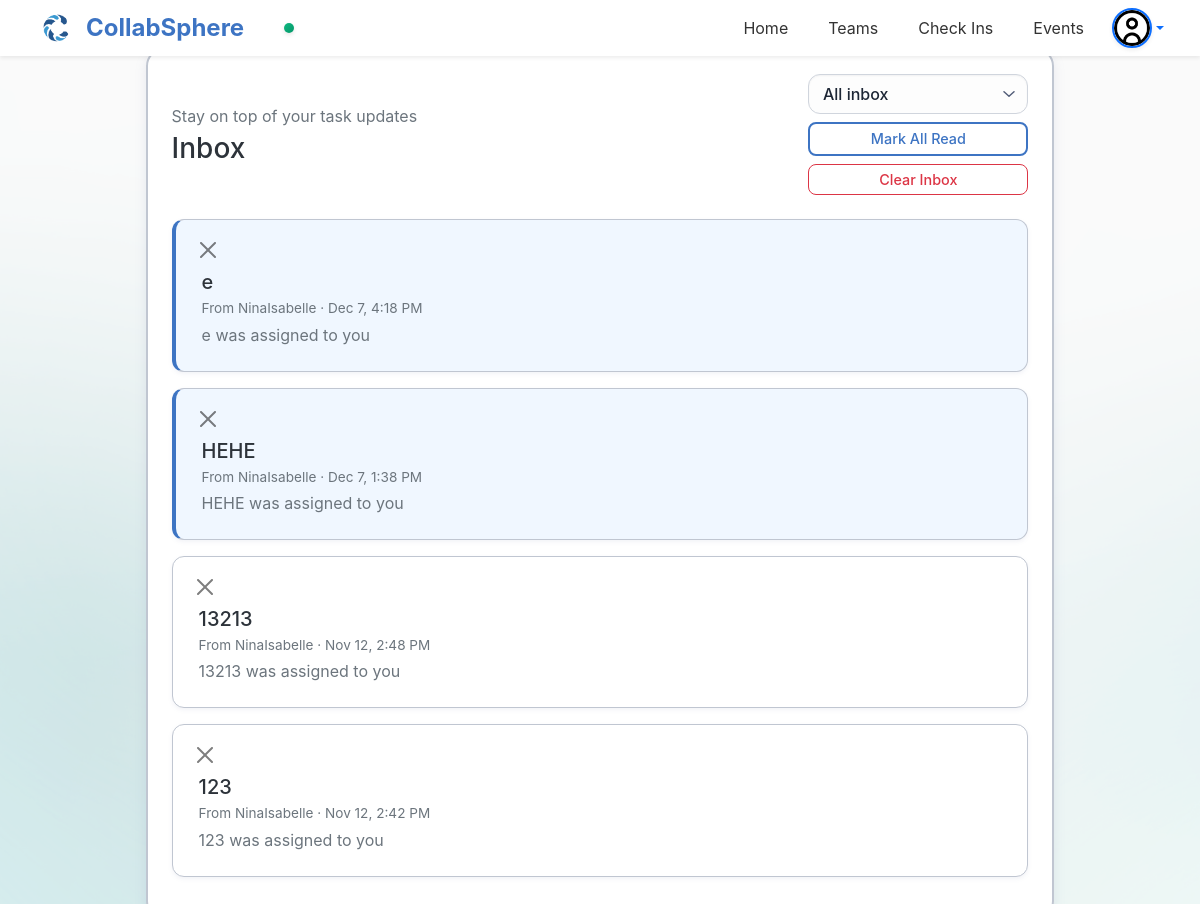
/notifications/ (signed in), run on the app's committed database.
### notifications_app_collabsphere/models.py (models this page shows, shortened)
class Notification(models.Model):
    NOTIFICATION_TYPES = (
        ('task', 'Task Assignment'),
        ('team', 'Team Invitation'),
        ('event', 'Calendar Event'),
        ('comment', 'Task Comment'),
    )
    recipient = models.ForeignKey(User, on_delete=models.CASCADE, related_name='notifications')
    sender = models.ForeignKey(User, on_delete=models.SET_NULL, null=True, related_name='sent_notifications')
    notification_type = models.CharField(max_length=20, choices=NOTIFICATION_TYPES)
    title = models.CharField(max_length=255)
    message = models.TextField()
    description = models.TextField(null=True, blank=True)
    read = models.BooleanField(default=False)
    created_at = models.DateTimeField(auto_now_add=True)
    deadline = models.DateTimeField(null=True, blank=True)
    related_object_id = models.IntegerField(null=True)
    related_object_url = models.CharField(max_length=255, null=True, blank=True) # Added blank=True
    supabase_id = models.IntegerField(null=True, blank=True)
    class Meta:
        ordering = ['-created_at']

### registration_app_collabsphere/models.py (models this page shows, shortened)
class CustomUser(AbstractUser):
    supabase_id = models.CharField(max_length=255, unique=True, null=True, blank=True)

### notifications_app_collabsphere/views.py (the view)
# urls.py: path('', views.notifications_list, name='list'),
@login_required
def notifications_list(request):
    notifications = Notification.objects.filter(recipient=request.user).order_by('-created_at')
    event_join_notifications = Notification.objects.filter(
        recipient=request.user,
        notification_type='event'
    ).order_by('-created_at')[:10]
    categorized = {
        'task': [],
        'comment': [],
        'team': [],
        'event': [],
    }
    for notification in notifications:
        key = notification.notification_type or 'task'
        categorized.setdefault(key, []).append(notification)
    category_sections = [
        {
            'key': 'task',
            'title': 'Tasks',
            'description': 'Task assignments and status updates.',
            'accent_class': 'accent-task'
        },
        {
            'key': 'comment',
            'title': 'Comments',
            'description': 'New activity on your task discussions.',
            'accent_class': 'accent-comment'
        },
        {
            'key': 'team',
            'title': 'Teams',
            'description': 'Team invitations and membership updates.',
            'accent_class': 'accent-team'
        },
        {
            'key': 'event',
            'title': 'Events',
            'description': 'Calendar updates for your teams.',
            'accent_class': 'accent-event'
        },
    ]
    for section in category_sections:
        items = categorized.get(section['key'], [])
        section['items'] = items
        section['count'] = len(items)
    context = {
        'notifications': notifications,
        'categorized_notifications': categorized,
        'category_sections': category_sections,
        'event_join_notifications': event_join_notifications,
    }
    return render(request, 'notifications_list.html', context)

### admin_app_collabsphere/context_processors.py (called while the page is built, shortened)
def admin_stats(request):
    return {}

### collabsphere_app/context_processors.py (called while the page is built)
def user_profile(request):
    if not hasattr(request, 'user') or not getattr(request.user, 'is_authenticated', False):
        return {}
    user_id = request.session.get("user_ID")
    if not user_id:
        return {}
    try:
        response = supabase.table("user").select("*").eq("user_ID", int(user_id)).execute()
        user_data = response.data[0] if response.data else {}
    except Exception:
        user_data = {}
    return {
        "user_data": user_data
    }

### teams_app_collabsphere/models.py (called while the page is built, shortened)
    @staticmethod
    def get_user_teams(django_user):
        try:
            supabase_user_id = Team.get_supabase_user_id(django_user)
            if not supabase_user_id:
                return []
        except Exception as e:
            print(f"Error getting user teams: {e}")
            return []

    @staticmethod
    def get_active_team(django_user):
        try:
            supabase_user_id = Team.get_supabase_user_id(django_user)
            if not supabase_user_id:
                return None
        except Exception as e:
            print(f"Error getting active team: {e}")
            return None

    @staticmethod
    def initialize_active_team(django_user):
        try:
            current_active = Team.get_active_team(django_user)
            if current_active:
                return current_active['team_ID']
            teams = Team.get_user_teams(django_user)
            if teams and len(teams) > 0:
                first_team_id = teams[0]['team_ID']
                result = Team.set_active_team(django_user, first_team_id)
                if result.get('success'):
                    return first_team_id
            return None
        except Exception as e:
            print(f"Error initializing active team: {e}")
            return None

### notifications_app_collabsphere/templates/notifications_list.html (shortened to what this page needs)
{% extends "base_dashboard.html" %}
{% load static %}
{% block extra_css %}
<link rel="stylesheet" href="{% static 'css/notifications.css' %}?v=1.0">
{% endblock %}
{% block content %}
<div class="notifications-container">
    <div class="notifications-header">
        <div>
            <p class="subtitle text-muted mb-1">Stay on top of your task updates</p>
            <h2 class="mb-0">Inbox</h2>
        </div>
        <div class="header-actions">
            <div class="category-filter-control">
                <select id="category-filter" class="form-select category-select" aria-label="Filter notifications by category">
                    <option value="all" selected>All inbox</option>
                </select>
            </div>
            <button class="btn btn-outline-primary btn-sm" id="mark-all-btn">Mark All Read</button>
            <button class="btn btn-outline-danger btn-sm" id="clear-inbox-btn">Clear Inbox</button>
        </div>
    </div>
    {% if notifications %}
        <div class="notification-sections">
            {% for section in category_sections %}
                {% if section.items %}
                    <div class="notification-section-card" data-category="{{ section.key }}">
                        <div class="notifications-list">
                            {% for n in section.items %}
                                <div class="notification-item {% if not n.read %}unread{% endif %}" data-id="{{ n.id }}">
                                    <button type="button" class="btn-close remove-notification" aria-label="Dismiss" data-id="{{ n.id }}"></button>
                                    <div class="notification-content" data-bs-toggle="modal" data-bs-target="#notifModal{{ n.id }}">
                                        <h5 class="mb-1">{{ n.title }}</h5>
                                        <p class="meta mb-1">
                                            <small>From {{ n.sender.username|default:"System" }} · {{ n.created_at|date:"M j, g:i A" }}</small>
                                        </p>
                                        <p class="text-muted mb-0">{{ n.message }}</p>
                                    </div>
                                </div>
                            {% endfor %}
                        </div>
                    </div>
                {% endif %}
            {% endfor %}
        </div>
    {% else %}
        <div class="empty-state">
            <img src="{% static 'images/notifications-empty.svg' %}" alt="Inbox empty" class="empty-illustration">
            <p class="text-muted">Your inbox is empty. Task alerts will land here as your team collaborates.</p>
        </div>
    {% endif %}
</div>
{% endblock %}

### notifications_app_collabsphere/static/css/notifications.css (style rules this page uses)
:root { --primary-color: #2D333A; --secondary-color: #3D74C3; --bg-color: #FAFBFB; --card-border: #c0c6d1; --text-muted: #6c757d; }
body { margin: 0; padding: 0; min-height: 100vh; font-family: "Inter", sans-serif; color: var(--primary-color); }
body::after { padding: 0; margin: 0; content: ""; position: fixed; bottom: 0; left: 0; width: 100%; height: 100%; background: url("/static/images/bg.png") bottom / cover no-repeat; opacity: 0.60; z-index: -1; }
.notifications-container { padding-top: 0 auto; align-content: center; margin: 1rem auto; justify-content: center; width: calc(100% - 2rem); background: #fff; border-radius: 12px; border: 2px solid var(--card-border); box-shadow: 0 2px 8px rgba(129, 137, 176, 0.15); padding: 1rem; color: var(--primary-color); }
.notifications-header { justify-content: space-between; display: flex; flex-direction: column; gap: 0.75rem; margin-bottom: 1rem; }
.header-actions { display: flex; flex-direction: column; gap: 0.5rem; }
.category-filter-control { min-width: 220px; }
.category-select { border-radius: 12px; border: 1.5px solid #d0d5dd; background: #fdfdfd; color: #1d2635; font-weight: 500; height: 40px; padding: 0.35rem 2.5rem 0.35rem 0.85rem; box-shadow: inset 0 1px 2px rgba(16, 24, 40, 0.05); appearance: none; background-repeat: no-repeat; background-position: calc(100% - 0.75rem) center; background-size: 12px; }
.notifications-header h2 { font-size: 1.25rem; margin: 0; }
.notifications-list { margin-top: 1rem; }
.notification-item { padding: 0.875rem; border: 1px solid var(--card-border); border-radius: 10px; margin-bottom: 0.75rem; background-color: #fff; transition: all 0.3s ease; box-shadow: 0 2px 4px rgba(129, 137, 176, 0.1); }
.notification-item.unread { background-color: #f0f7ff; border-left: 3px solid var(--secondary-color); }
.notification-content { cursor: pointer; padding: 0.25rem; }
.notification-content small { color: var(--text-muted); font-size: 0.75rem; display: block; margin-top: 0.25rem; }
.btn { font-weight: 500; border-radius: 8px; transition: 0.2s ease-in-out; font-size: 0.875rem; }
.btn-outline-primary, .btn-outline-secondary { color: var(--secondary-color); border: 2px solid var(--secondary-color); background-color: transparent; }
.text-muted { color: var(--text-muted) !important; }
@media (min-width: 576px) { .notifications-container { width: 90%; padding: 1.25rem; border-radius: 14px; } }
@media (min-width: 576px) { .notifications-header { gap: 1rem; } }
@media (min-width: 576px) { .notifications-header h2 { font-size: 1.4rem; } }
@media (min-width: 576px) { .notification-item { padding: 1rem; margin-bottom: 0.875rem; } }
@media (min-width: 576px) { .notification-content small { font-size: 0.8rem; } }
@media (min-width: 768px) { .notifications-container { width: 85%; padding: 1.5rem; border-radius: 16px; box-shadow: 0 4px 12px rgba(129, 137, 176, 0.15); } }
@media (min-width: 768px) { .notifications-header { flex-direction: row; align-items: center; gap: 1.5rem; margin-bottom: 1.25rem; } }
@media (min-width: 768px) { .notifications-header h2 { font-size: 1.5rem; } }
@media (min-width: 768px) { .notifications-list { margin-top: 1.25rem; } }
@media (min-width: 768px) { .notification-item { padding: 1.125rem; margin-bottom: 1rem; border-radius: 12px; } }
@media (min-width: 768px) { .notification-item.unread { border-left-width: 4px; } }
@media (min-width: 768px) { .notification-content { padding: 0.375rem; } }
@media (min-width: 768px) { .notification-content small { font-size: 0.85rem; } }
@media (min-width: 768px) { .btn { font-size: 0.9rem; } }
@media (min-width: 992px) { .notifications-container { width: 80%; border-radius: 18px; } }
@media (min-width: 992px) { .notifications-header { gap: 2rem; } }
@media (min-width: 992px) { .notifications-header h2 { font-size: 1.75rem; } }
@media (min-width: 992px) { .notifications-list { margin-top: 1.5rem; } }
@media (min-width: 992px) { .notification-item { padding: 1.125rem 1.25rem; margin-bottom: 1rem; } }
@media (min-width: 992px) { .notification-content { padding: 0.375rem; } }
@media (min-width: 1200px) { .notifications-container { max-width: 1200px; } }

### collabsphere_app/templates/base_dashboard.html (style rules this page uses)
body { margin: 0; padding-top: 70px; font-family: "Inter", sans-serif; color: #2D333A; background-color: #FAFBFB; }
body { padding-top: 60px; }

### data on the page
Notification: title "e", sender.username "NinaIsabelle", created_at "Dec 7, 4:18 PM", message "e was assigned to you"
Notification: title "HEHE", sender.username "NinaIsabelle", created_at "Dec 7, 1:38 PM", message "HEHE was assigned to you"
Notification: title "13213", sender.username "NinaIsabelle", created_at "Nov 12, 2:48 PM", message "13213 was assigned to you"
Notification: title "123", sender.username "NinaIsabelle", created_at "Nov 12, 2:42 PM", message "123 was assigned to you"
